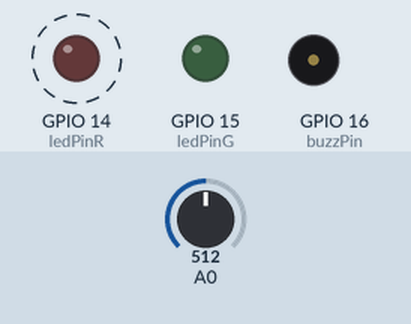
Recording of a sketch running on a simulated ESP8266 (NodeMCU). Shown: output pins drawn as LEDs (lit = HIGH), buzzer (waves = sounding, pin HIGH). Dashed ring = blinking. The test bench sets the inputs (shaded band); at power-on: A0 = 512. WiFi joins after 1.5 s; servers stay silent unless stated; what the sketch prints to the serial monitor is not drawn.

Above: at 2.59 s.
3.0 s: A0 set to 532
6.0 s: A0 set to 558
At 6.29 s:
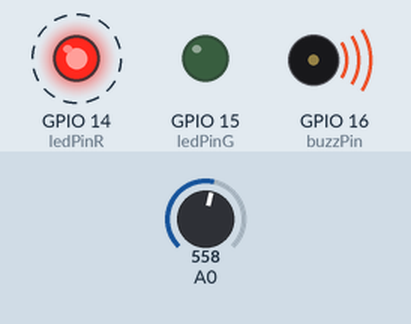
9.0 s: A0 set to 860
At 9.37 s:
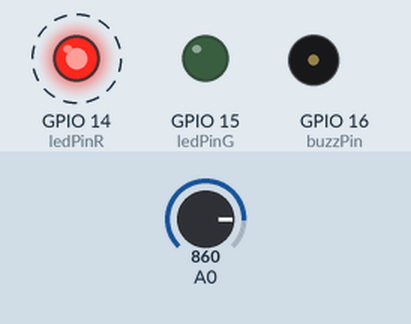
12.0 s: A0 set to 840
15.0 s: A0 set to 900
At 15.38 s:
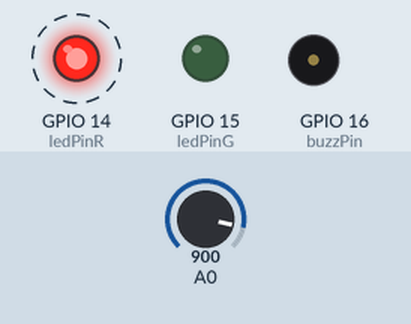
Timing chart, 0 to 19.0 s (numbered marks = the images above; inputs shaded):
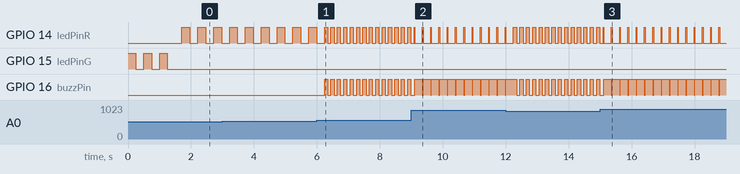

The sketch:

gas_v2_2.ino
```cpp
#include <ESP8266WiFi.h>

const char* ssid = "ssid";
const char* password = "password";
const char* host = "192.168.0.100"; //IP Address of RasPi server

int gas;
int ledPinG = 15; //D8
int ledPinR = 14; //D5
int buzzPin = 16; //D0
int mintime = 0;
int modtime = 0;

void setup()
{
  Serial.begin(115200);
  pinMode(ledPinG, OUTPUT);
  pinMode(ledPinR, OUTPUT);
  pinMode(buzzPin, OUTPUT);
  digitalWrite(ledPinG, HIGH);
  digitalWrite(ledPinR, LOW);
  digitalWrite(buzzPin, LOW);
  Serial.println("Initialized.");

  // Connect to WiFi network
  Serial.println();
  Serial.println();
  Serial.print("Connecting to ");
  Serial.println(ssid);

  WiFi.begin(ssid, password);

  while (WiFi.status() != WL_CONNECTED)
  {
    digitalWrite(ledPinG, HIGH);
    delay(250);
    Serial.print(".");
    digitalWrite(ledPinG, LOW);
    delay(250);
  }

  Serial.println("");
  Serial.println("WiFi Connected. IP Address: ");
  Serial.println(WiFi.localIP());
  HTTPActive(1);
}

void HTTPActive(int st)
{
  WiFiClient client;
  const int httpPort = 80;
  if (!client.connect(host, httpPort))
  {
    Serial.println("connection failed");
    return;
  }
  // This will send the request to the server
  client.print(String("GET /active.php?dt=g&di=1&st=") + st + " HTTP/1.1\r\n" + "Host: "
              + host + "\r\n" + "Connection: close\r\n\r\n");
  delay(10);
}

//Post data to MySQL
void sendHTTPData(int val, char* wl)
{
  WiFiClient client;
  const int httpPort = 80;
  if (!client.connect(host, httpPort))
  {
    Serial.println("connection failed");
    return;
  }
  // This will send the request to the server
  client.print(String("GET /gas.php?vl=") + val + "&wl=" + wl + " HTTP/1.1\r\n" + "Host: "
              + host + "\r\n" + "Connection: close\r\n\r\n");
  delay(10);
}

void loop()
{
  digitalWrite(ledPinG, HIGH);
  gas = analogRead(17); // read A0
  Serial.println(gas);
  delay(2);
  if(gas > 250)
  {
    digitalWrite(ledPinG, LOW);
    if(gas > 550)
    {
      if(gas > 850)
      {
        digitalWrite(ledPinR, HIGH);
        digitalWrite(buzzPin, LOW);
        delay(25);
        digitalWrite(ledPinR, LOW);
        digitalWrite(buzzPin, HIGH);
        delay(25);
        sendHTTPData(gas, "high");
      }
      else
      {
        digitalWrite(ledPinR, HIGH);
        digitalWrite(buzzPin, HIGH);
        delay(100);
        digitalWrite(ledPinR, LOW);
        digitalWrite(buzzPin, LOW);
        delay(100);
        if((modtime - millis() < 500))
        {
          modtime = millis();
          sendHTTPData(gas, "moderate");
        }
      }
    }
    else
    {
      digitalWrite(ledPinR, HIGH);
      delay(250);
      digitalWrite(ledPinR, LOW);
      delay(250);
      if((mintime - millis() < 1000))
      {
        sendHTTPData(gas, "minor");
        mintime = millis();
      }
    }
  }
  else
  {
    digitalWrite(ledPinG, HIGH);
    delay(100);
  }
  delay(1);
}
```

Measured:
- the behaviour switches between 550 and 551 on A0 (found by bisection; images 0 and 1)
- after the input at 6.0 s, GPIO 14 (ledPinR): alternates HIGH for 0.10 s and LOW for 0.10 s, starting after 0.34 s; GPIO 16 (buzzPin): alternates HIGH for 0.10 s and LOW for 0.10 s, starting after 0.24 s
- after the input at 9.0 s, GPIO 14 (ledPinR): alternates HIGH for 0.03 s and LOW for 0.24 s, starting after 0.11 s; GPIO 16 (buzzPin): alternates HIGH for 0.24 s and LOW for 0.03 s, starting after 0.35 s
- after the input at 15.0 s, GPIO 14 (ledPinR): alternates HIGH for 0.03 s and LOW for 0.24 s, starting after 0.12 s; GPIO 16 (buzzPin): alternates HIGH for 0.24 s and LOW for 0.03 s, starting after 0.36 s
- by itself, GPIO 14 (ledPinR): alternates HIGH for 0.25 s and LOW for 0.25 s
